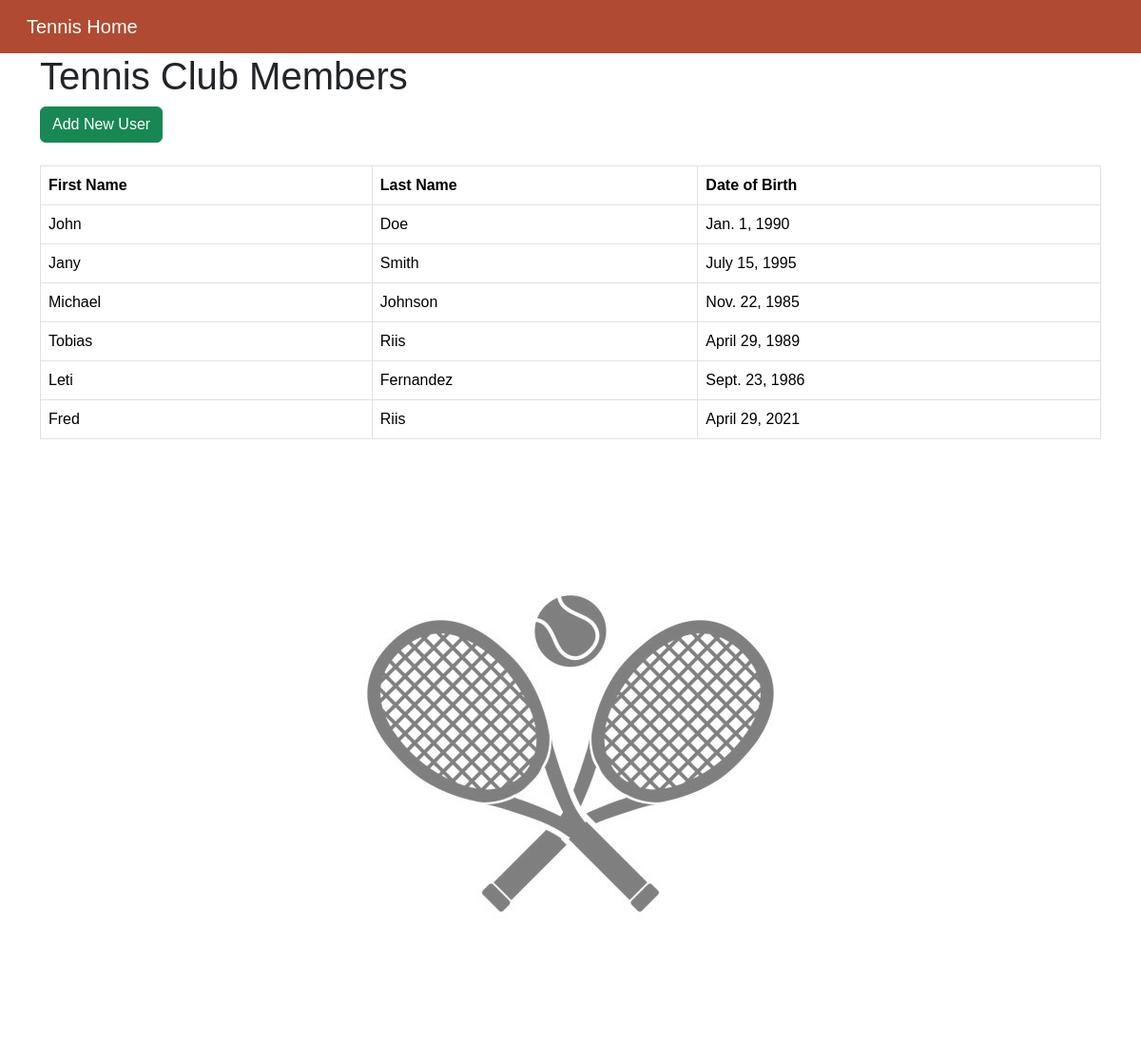
/users/, run on the app's committed database.
### users/models.py (models this page shows, shortened)
class Player(models.Model):
    first_name = models.CharField(max_length=100)
    last_name = models.CharField(max_length=100)
    date_of_birth = models.DateField()
    email = models.EmailField(unique=True)
    phone_number = models.CharField(max_length=20)

### users/views.py (the view)
# urls.py: path("", views.index, name="index"),
def index(request):
    players = Player.objects.all()
    return render(request, "users/index.html", {"players": players})

### users/templates/users/index.html
{% extends "base.html" %} {% load static %}
{% block content %}
<h1>Tennis Club Members</h1>
<a href="{% url 'users:add_user' %}" class="btn btn-success">Add New User</a>
<div class="mt-4">
  <table class="table table-bordered table-hover">
    <thead>
      <tr>
        <th>First Name</th>
        <th>Last Name</th>
        <th>Date of Birth</th>
      </tr>
    </thead>
    <tbody>
      {% for player in players %}
      <tr
        onclick="window.location.href='{% url 'users:player_detail' player.id %}'"
        style="cursor: pointer"
      >
        <td>{{ player.first_name }}</td>
        <td>{{ player.last_name }}</td>
        <td>{{ player.date_of_birth }}</td>
      </tr>
      {% endfor %}
    </tbody>
  </table>
</div>
<div class="text-center mt-4">
  <img
    src="{% static 'images/rackets.jpg' %}"
    alt="Rackets"
    class="img-fluid"
    style="opacity: 0.5; filter: grayscale(100%); max-width: 80%"
  />
</div>
{% endblock %}

### templates/base.html (shortened to what this page needs)
<!DOCTYPE html>
<html lang="ar" dir="ltr">
  <head>
    <link
      rel="stylesheet"
      href="https://cdn.jsdelivr.net/npm/bootstrap@5.3.3/dist/css/bootstrap.rtl.min.css"
    />
    {% load static %}
    <link rel="stylesheet" href="{% static 'css/styles.css' %}" />
  </head>
  <body>
    <nav class="navbar bg-orange">
      <div class="container-fluid">
        <a class="navbar-brand" href="{% url 'installed_apps' %}"
          >Tennis Home</a
        >
      </div>
    </nav>
    <main class="container">{% block content %} {% endblock %}</main>
  </body>
</html>

### static/css/styles.css (style rules this page uses)
.navbar { background-color: #B04A32; color: #010101; }
.navbar-brand, .navbar-nav .nav-link { background-color: #B04A32; color: #ffffff !important; }
body { font-family: Arial, sans-serif; }

### data on the page
Player: first_name "John", last_name "Doe", date_of_birth "Jan. 1, 1990"
Player: first_name "Jany", last_name "Smith", date_of_birth "July 15, 1995"
Player: first_name "Michael", last_name "Johnson", date_of_birth "Nov. 22, 1985"
Player: first_name "Tobias", last_name "Riis", date_of_birth "April 29, 1989"
Player: first_name "Leti", last_name "Fernandez", date_of_birth "Sept. 23, 1986"
Player: first_name "Fred", last_name "Riis", date_of_birth "April 29, 2021"
